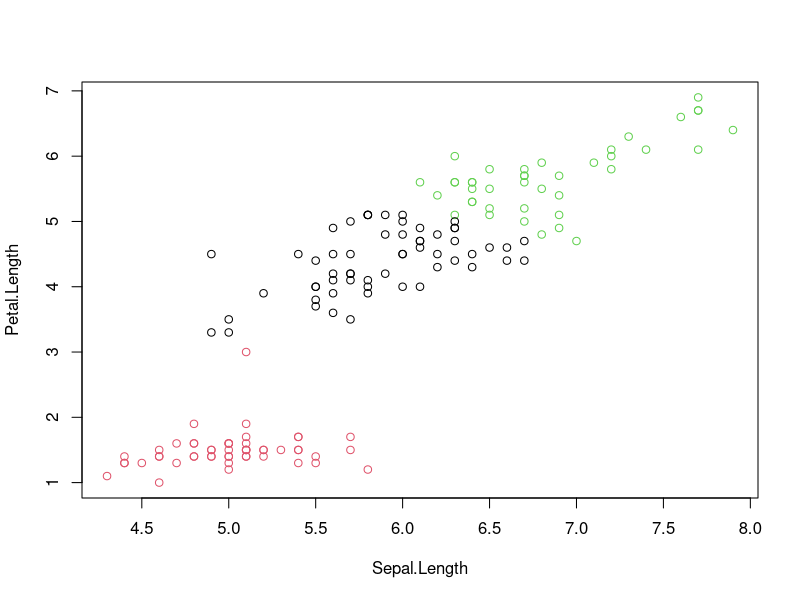
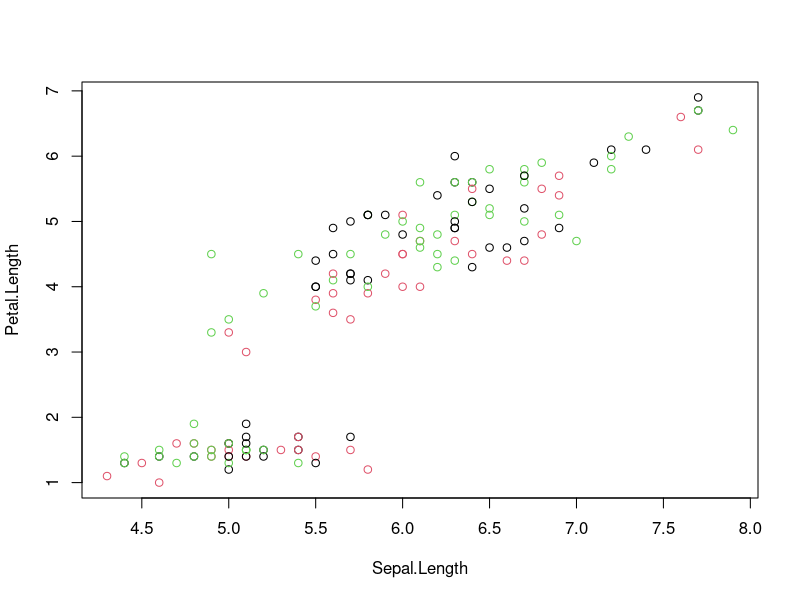
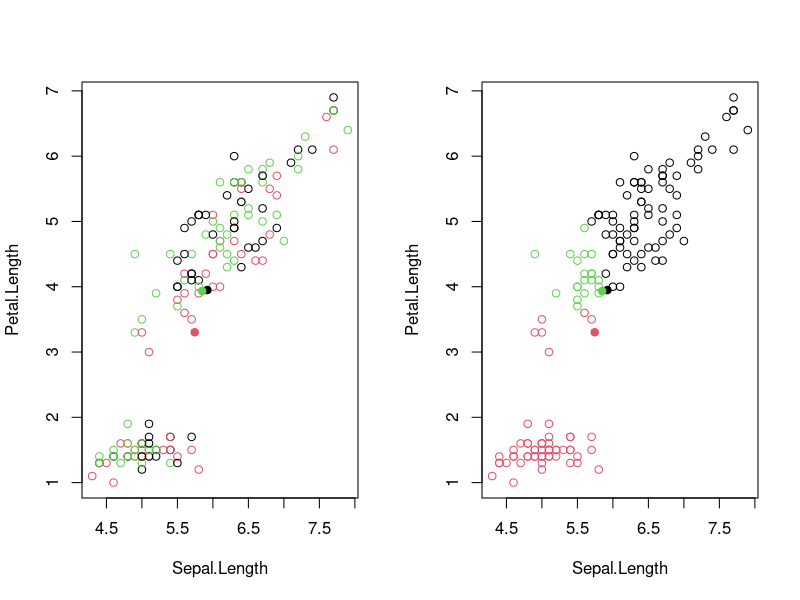
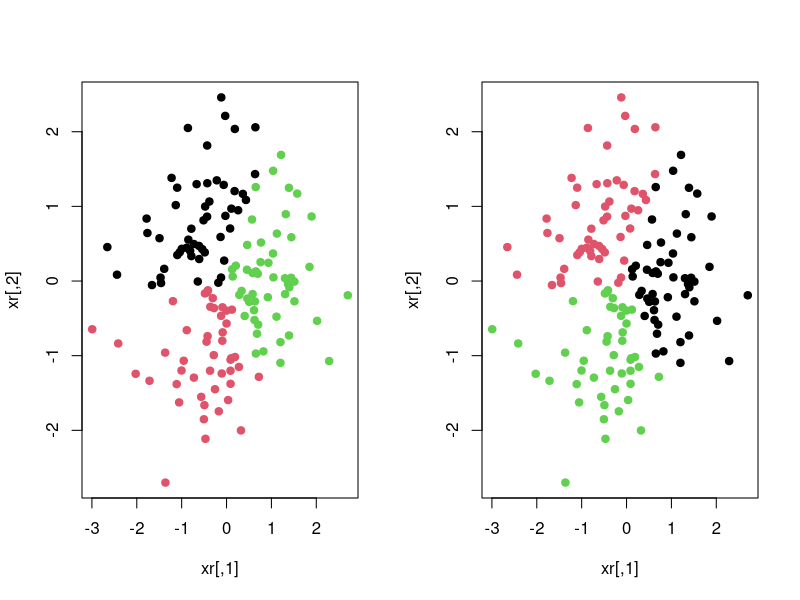
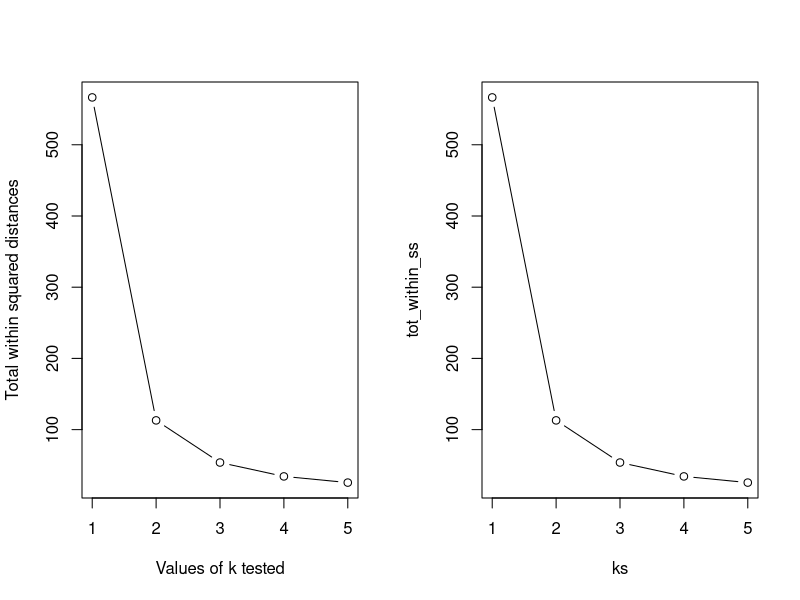
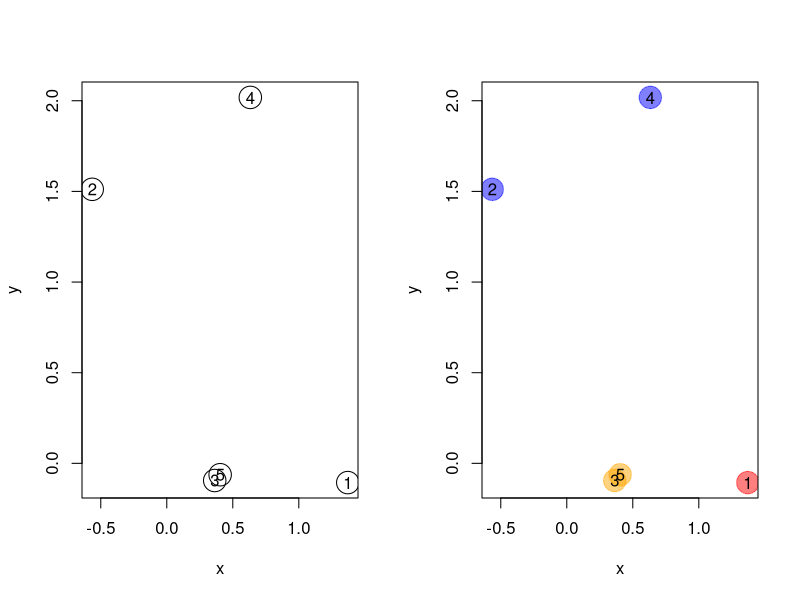
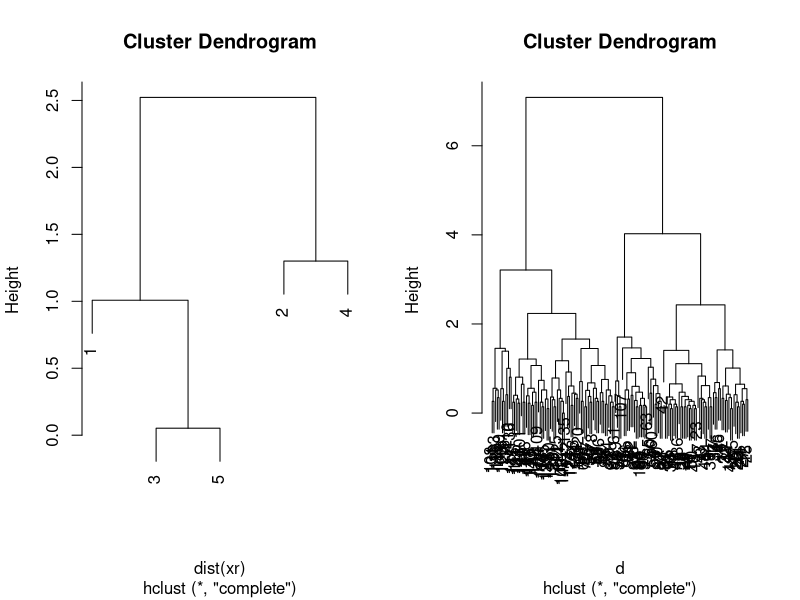
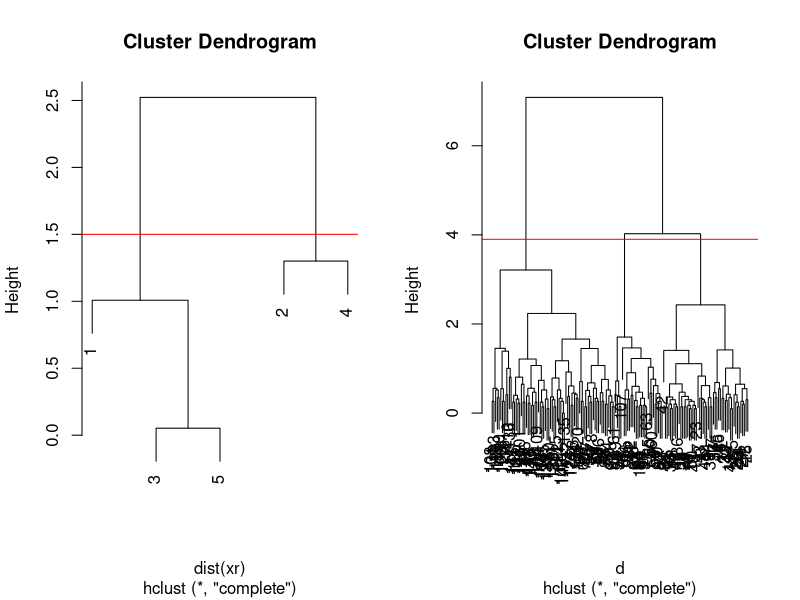

Source code (R) for these figures, in order:
## ---- chunk 1
x <- c(0, 0, 1, 1, 1, 1)
y <- c(1, 0, 1, 1, 0, 1)
## ---- chunk 2
i <- grep("Length", names(iris))
x <- iris[, i]
## ---- chunk 3
cl <- kmeans(x, 3, nstart = 10)
## ---- chunk 4
plot(x, col = cl$cluster)
## ---- chunk 5
set.seed(12)
init <- sample(3, nrow(x), replace = TRUE)
plot(x, col = init)
## ---- chunk 6
par(mfrow = c(1, 2))
plot(x, col = init)
centres <- sapply(1:3, function(i) colMeans(x[init == i, ], ))
centres <- t(centres)
points(centres[, 1], centres[, 2], pch = 19, col = 1:3)

tmp <- dist(rbind(centres, x))
tmp <- as.matrix(tmp)[, 1:3]

ki <- apply(tmp, 1, which.min)
ki <- ki[-(1:3)]

plot(x, col = ki)
points(centres[, 1], centres[, 2], pch = 19, col = 1:3)
## ---- chunk 7
cl1 <- kmeans(x, centers = 3, nstart = 10)
cl2 <- kmeans(x, centers = 3, nstart = 10)
table(cl1$cluster, cl2$cluster)

cl1 <- kmeans(x, centers = 3, nstart = 1)
cl2 <- kmeans(x, centers = 3, nstart = 1)
table(cl1$cluster, cl2$cluster)

set.seed(42)
xr <- matrix(rnorm(prod(dim(x))), ncol = ncol(x))
cl1 <- kmeans(xr, centers = 3, nstart = 1)
cl2 <- kmeans(xr, centers = 3, nstart = 1)
table(cl1$cluster, cl2$cluster)
diffres <- cl1$cluster != cl2$cluster
par(mfrow = c(1, 2))
plot(xr, col = cl1$cluster, pch = ifelse(diffres, 19, 1))
plot(xr, col = cl2$cluster, pch = ifelse(diffres, 19, 1))
## ---- chunk 8
ks <- 1:5
tot_within_ss <- sapply(ks, function(k) {
    cl <- kmeans(x, k, nstart = 10)
    cl$tot.withinss
})
plot(ks, tot_within_ss, type = "b",
     ylab = "Total within squared distances",
     xlab = "Values of k tested")
## ---- chunk 9
ks <- 1:5
tot_within_ss <- sapply(ks, function(k) {
    cl <- kmeans(x, k, nstart = 10)
    cl$tot.withinss
})
plot(ks, tot_within_ss, type = "b")
## ---- chunk 10
set.seed(42)
xr <- data.frame(x = rnorm(5),
                 y = rnorm(5))
cls <- c("red", "blue", "orange", "blue", "orange")
cls <- scales::col2hcl(cls, alpha = 0.5)
par(mfrow = c(1, 2))
plot(xr, cex = 3)
text(xr$x, xr$y, 1:5)
plot(xr, cex = 3, col = cls, pch = 19)
text(xr$x, xr$y, 1:5)
## ---- chunk 11
plot(hcr <- hclust(dist(xr)))
## ---- chunk 12
d <- dist(iris[, 1:4])
hcl <- hclust(d)
hcl
plot(hcl)
## ---- chunk 13
plot(hcr)
abline(h = 1.5, col = "red")
## ---- chunk 14
plot(hcl)
abline(h = 3.9, col = "red")
cutree(hcl, k = 3)
cutree(hcl, h = 3.9)
identical(cutree(hcl, k = 3), cutree(hcl, h = 3.9))
## ---- chunk 15
km <- kmeans(iris[, 1:4], centers = 3, nstart = 10)
hcl <- hclust(dist(iris[, 1:4]))
table(km$cluster, cutree(hcl, k = 3))
par(mfrow = c(1, 2))
plot(iris$Petal.Length, iris$Sepal.Length, col = km$cluster, main = "k-means")
plot(iris$Petal.Length, iris$Sepal.Length, col = cutree(hcl, k = 3), main = "Hierarchical clustering")
## Checking with the labels provided with the iris data
table(iris$Species, km$cluster)
table(iris$Species, cutree(hcl, k = 3))
## ---- chunk 16
colMeans(mtcars)
hcl1 <- hclust(dist(mtcars))
hcl2 <- hclust(dist(scale(mtcars)))
par(mfrow = c(1, 2))
plot(hcl1, main = "original data")
plot(hcl2, main = "scaled data")
## ---- chunk 17
xy <- matrix(rnorm(200), ncol = 2)
kcl2 <- kmeans(xy, centers = 2)
kcl3 <- kmeans(xy, centers = 3)
kcl4 <- kmeans(xy, centers = 4)
kcl5 <- kmeans(xy, centers = 5)
kcl6 <- kmeans(xy, centers = 6)
par(mfrow = c(2, 3))
plot(xy)
plot(xy, col = kcl2$cluster)
plot(xy, col = kcl3$cluster)
plot(xy, col = kcl4$cluster)
plot(xy, col = kcl5$cluster)
plot(xy, col = kcl6$cluster)
